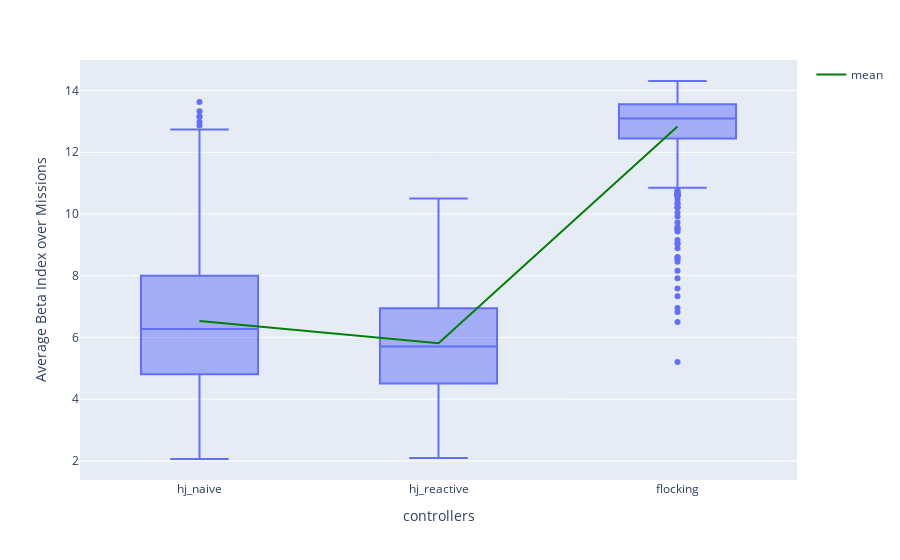

The code cell stored with this chart in its notebook:
### Markdown cell above
+ Beta Index

### Code cell
beta_index_avg_dic = {"hj_naive": metrics_hj_naive["Average Beta Index"],
                      "hj_reactive": metrics_hj_reactive["Average Beta Index"],
                      "flocking": metrics_hj_flocking["Average Beta Index"]}
beta_index_avg_df = pd.DataFrame(beta_index_avg_dic)
fig_beta = px.box(beta_index_avg_df)
mean_trace = go.Scatter(
    x=beta_index_avg_df.columns,
    y=beta_index_avg_df.mean(),
    mode='lines',
    line=dict(color='green', width=2),
    showlegend=True,
    name="mean"
)
fig_beta.add_trace(mean_trace)
# Add custom x and y labels
fig_beta.update_layout(
    xaxis_title="controllers",
    yaxis_title="Average Beta Index over Missions"
)
fig_beta.show()

### Figure 1 — Plotly figure (JSON) as saved in the notebook; plotly's stock layout.template omitted (floating-point values rounded to 4 significant figures; data arrays with more than 128 entries replaced by an {"elided": "..."} marker saying what was removed)
{"data": [{"alignmentgroup": "True", "hovertemplate": "variable=%{x}<br>value=%{y}<extra></extra>", "legendgroup": "", "marker": {"color": "#636efa"}, "name": "", "notched": false, "offsetgroup": "", "orientation": "v", "showlegend": false, "type": "box", "x": {"elided": "2745 str values"}, "x0": " ", "xaxis": "x", "y": {"elided": "2745 float values"}, "y0": " ", "yaxis": "y"}, {"line": {"color": "green", "width": 2}, "mode": "lines", "name": "mean", "showlegend": true, "type": "scatter", "x": ["hj_naive", "hj_reactive", "flocking"], "y": [6.532, 5.812, 12.83]}], "layout": {"boxmode": "group", "legend": {"tracegroupgap": 0}, "margin": {"t": 60}, "xaxis": {"anchor": "y", "domain": [0, 1], "title": {"text": "controllers"}}, "yaxis": {"anchor": "x", "domain": [0, 1], "title": {"text": "Average Beta Index over Missions"}}}}
